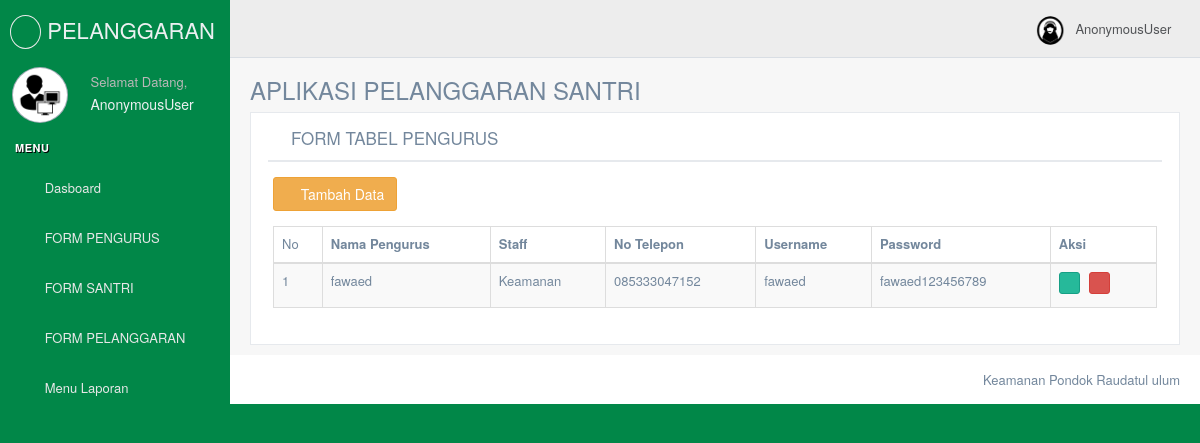
The page /Pengurus/ on the database its author committed.
### Aplikasi_pelanggaran2022/models.py (models this page shows, shortened)
class Model_pengurus(models.Model):
	nama_pengurus	= models.CharField(max_length = 50)
	staff	=models.CharField(max_length = 10)
	no_telpon	=models.CharField(max_length = 13)
	username	=models.CharField(max_length = 20)
	password	=models.CharField(max_length = 20)
	published = models.DateTimeField(auto_now_add = True)
	updated = models.DateTimeField(auto_now = True)

### Aplikasi_pelanggaran2022/views.py (the view)
# urls.py: url(r'^Pengurus/$',Data_Pengurus, name="Pengurus"),
def Data_Pengurus(request):
	tampil_pengurus = Model_pengurus.objects.all()
	context = {
	'tampil_pengurus': tampil_pengurus,
	}
	return render(request, 'Master_data/data_pengurus/tabel.html',  context)

### Aplikasi_pelanggaran2022/templates/Master_data/data_pengurus/tabel.html (shortened to what this page needs)
{% include "style_atas.html" %}
            <div class="row">
              <div class="col-md-12 col-sm-12 col-xs-12">
                <div class="x_panel">
                  <div class="x_title">
                    <h2><i class="fa fa-users"></i> FORM TABEL PENGURUS</h2>
                    <div class="clearfix"></div>
                  </div>
                  <div class="x_content">
                    <p class="text-muted font-13 m-b-30">
                      <a href="{% url 'Tambah_Pengurus' %}" class="btn btn-large btn-warning"><i class="fa fa-plus"></i> Tambah Data</a>
                    </p>
                    <table id="datatable-buttons" class="table table-striped table-bordered">
                      <thead>
                        <tr>
                          <td>No</td>
                          <th>Nama Pengurus</th>
                          <th>Staff</th>
                          <th>No Telepon</th>
                          <th>Username</th>
                          <th>Password</th>
                          <th>Aksi</th>
                        </tr>
                      </thead>
                      <tbody>
                        {% for tampil in tampil_pengurus %}
                          <tr>
                            <td>{{forloop.counter}}</td>
                            <td>{{tampil.nama_pengurus}}</td>
                            <td>{{tampil.staff}}</td>
                            <td>{{tampil.no_telpon}}</td>
                            <td>{{tampil.username}}</td>
                            <td>{{tampil.password}}</td>
                        <td>
<a href="{% url 'edit_Pengurus' tampil.id %}" class="btn btn-xs btn-success" title="Edit" onclick="return confirm('Apakah Anda Yakin Ingin Mengedit Data')">
      <i class="ace-icon fa fa-pencil bigger-130"></i>
      </a>
<a href="{% url 'hapus_Pengurus' tampil.id %}" class="btn btn-xs btn-danger" title="Hapus" onclick="return confirm('Apakah Anda Yakin Ingin Menghapus Data')">
      <i class="ace-icon fa fa-trash-o bigger-130"></i>
      </a>
  </td>
</tr>
{% endfor %}
                      </tbody>
                    </table>
                  </div>
                </div>
              </div>
{% include "style_bawah.html" %}

### rows shown on the page
Model_pengurus: nama_pengurus "fawaed", staff "Keamanan", no_telpon "085333047152", username "fawaed", password "fawaed123456789"

### other values the page prints
{{ user }} "AnonymousUser"
